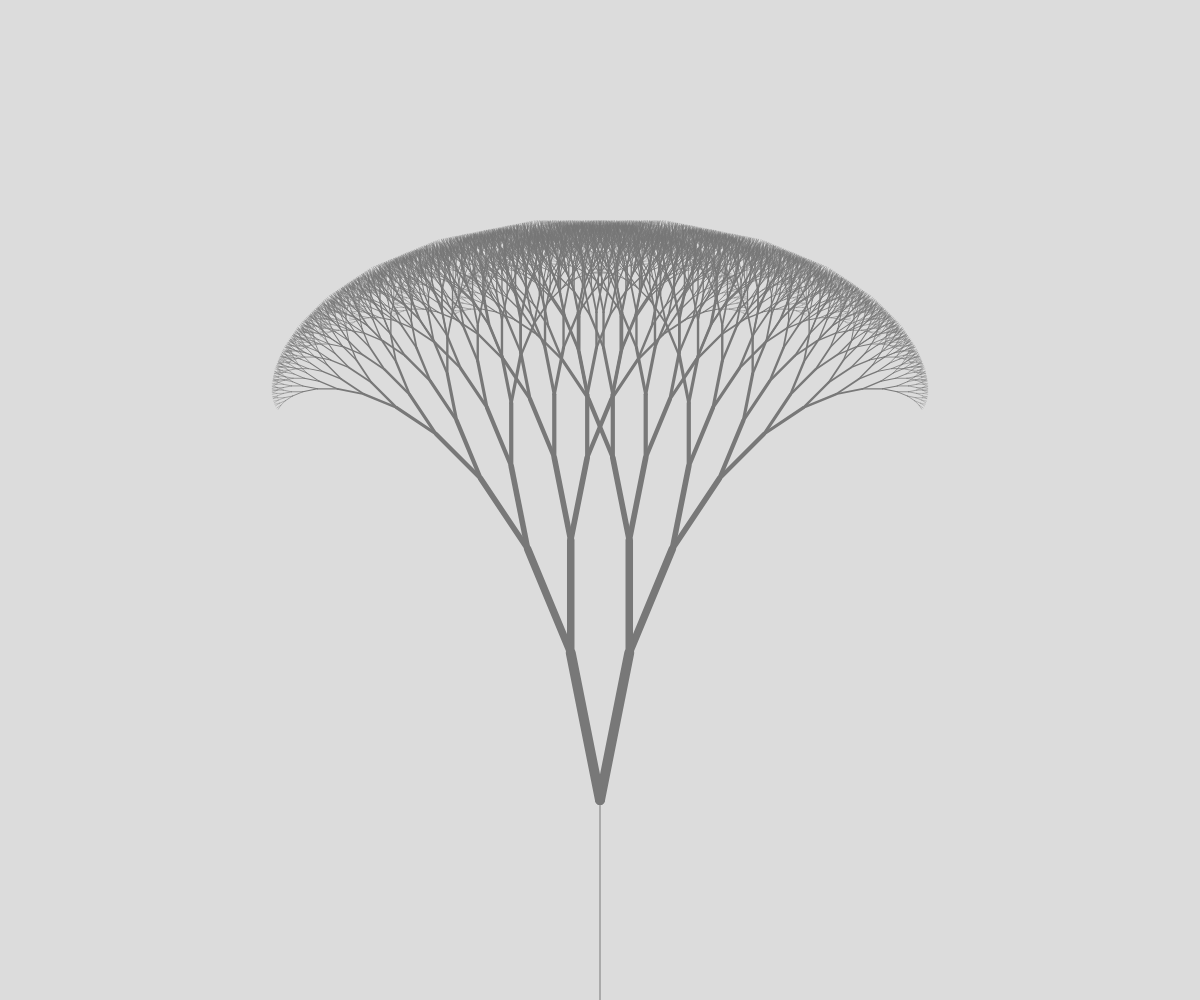
Frame 1 (no input)
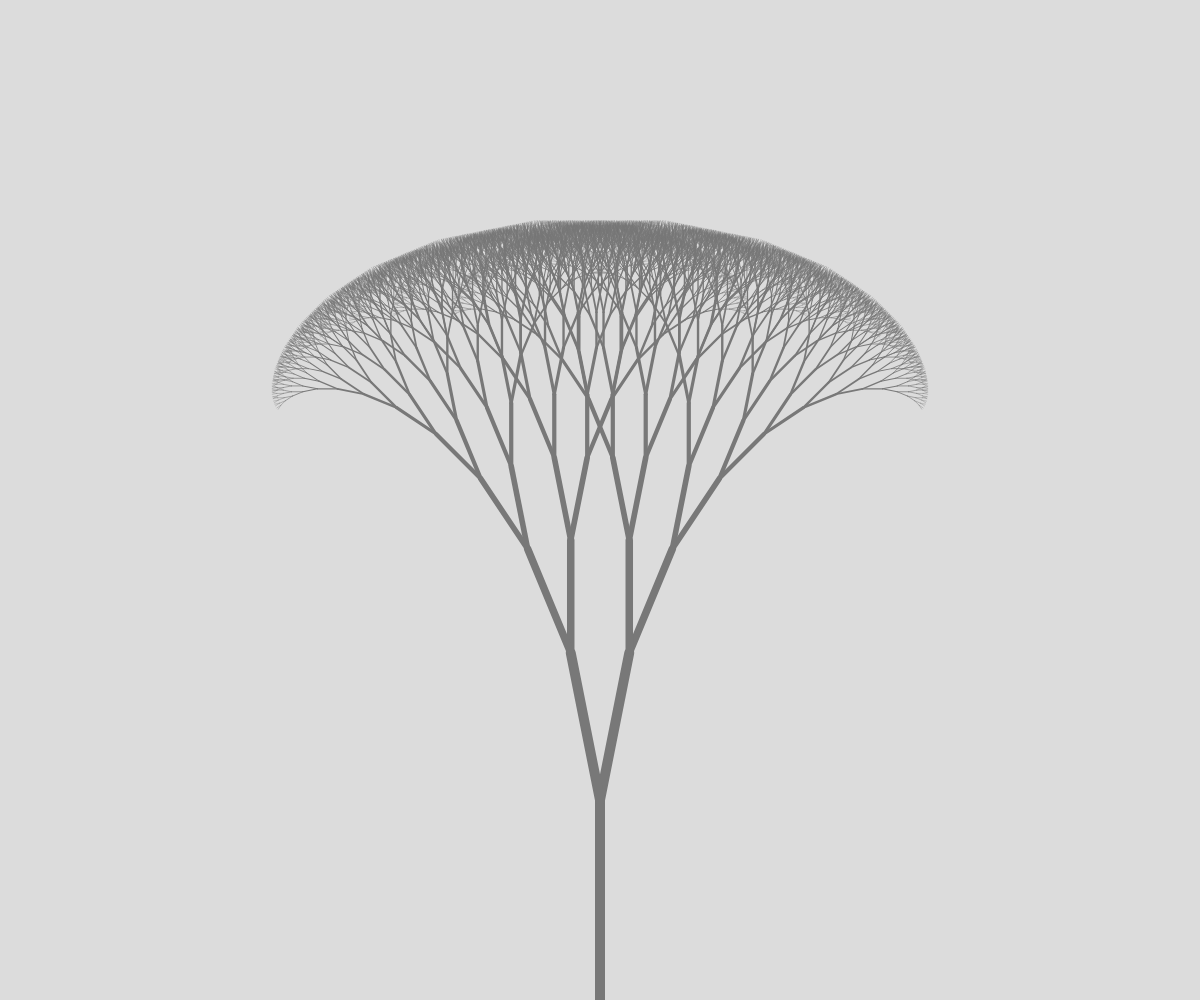
Frame 60 (no input)
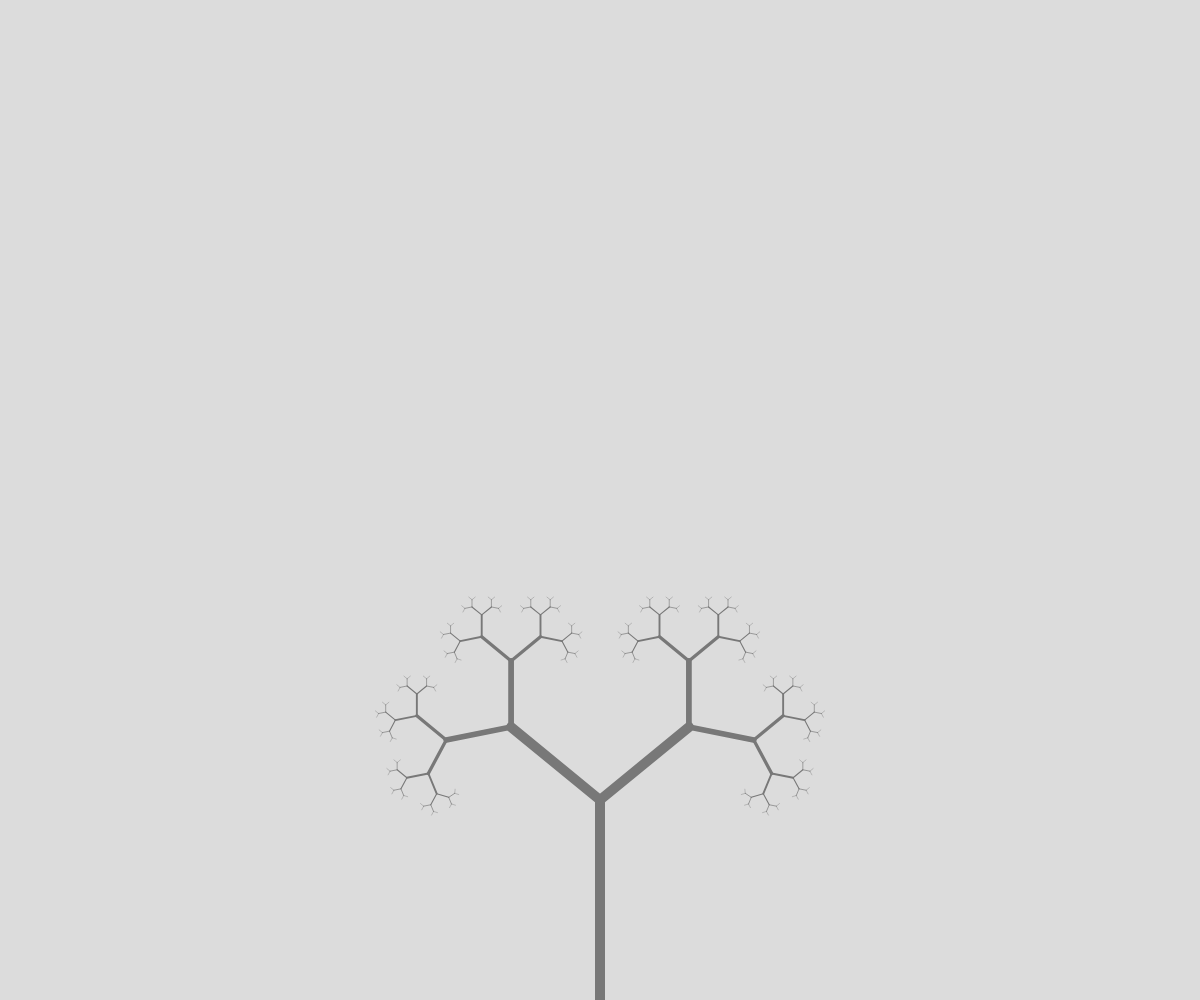
Frame 120 (the mouse pressed at the canvas centre since frame 60)

The p5.js sketch that drew these frames (run headless with seeded random() and noise() and a simulated clock; from frame 60 on, the mouse is pressed at the canvas centre):

// p5.js sketch
// ── sketch.js
let angle;
let sizeF;
function setup() {
  createCanvas(windowWidth, windowHeight);
  frameRate(60);
}
function draw() {
  clear();
  angle = map(mouseX, 0, width, PI / 16, PI / 2);
  sizeF = map(mouseY, 0, height, 0.75, 0.4);
  stroke(120);
  background(220);
  translate(width / 2, height);
  branch(200, 10);
}

function branch(len, sW) {
  line(0, 0, 0, -len);
  translate(0, -len);
  if (floor(len) > 4) {
    strokeWeight(sW);
    push();
    rotate(angle);
    branch(len * sizeF, sW * sizeF);
    pop();
    push();
    rotate(-angle);
    branch(len * sizeF, sW * sizeF);
    pop();
  }
}

// ── styles.css
body {
  font-family: Helvetica;
  overflow: hidden;
  padding: 0px;
}
canvas {
  margin-left: 0px;
}
